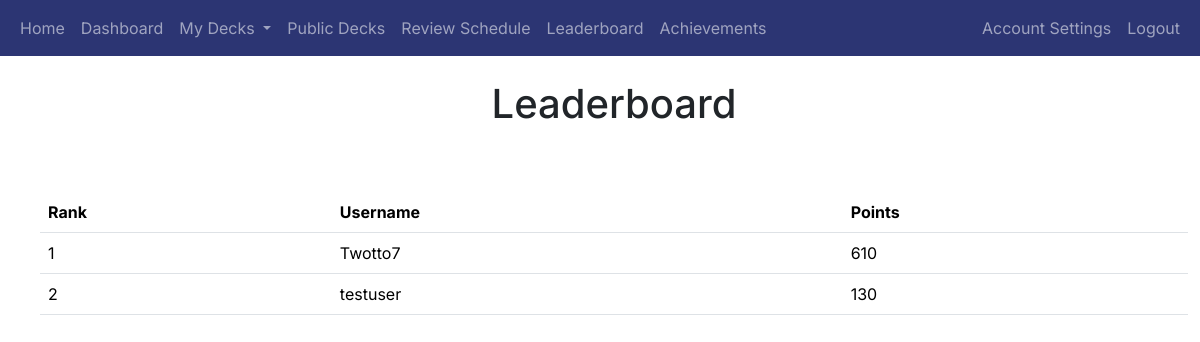
The page /leaderboard (signed in) on the database as committed earlier.
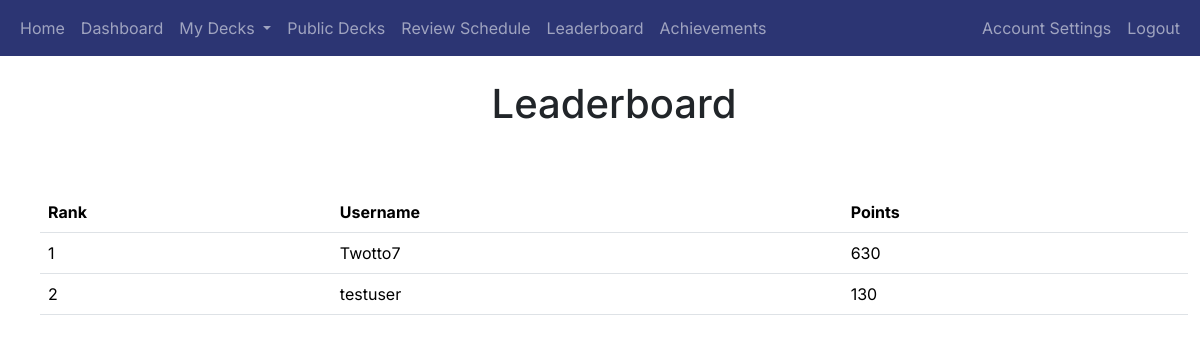
The same page on the database as committed later.
### app/auth/models.py (models this page shows, shortened)
class User(db.Model, UserMixin):
    user_id = db.Column(db.Integer, primary_key=True)
    username = db.Column(db.String(80), unique=True, nullable=False)
    email = db.Column(db.String(120), unique=True, nullable=False)
    password_hash = db.Column(db.String(256), nullable=False)
    points = db.Column(db.Integer, default=0)  # Add points column
    achievements = db.relationship('UserAchievement', back_populates='user', cascade='all, delete-orphan')
    login_events = db.relationship('LoginEvent', backref='user', cascade='all, delete-orphan', lazy=True)
    decks = db.relationship('Deck', backref='user', cascade='all, delete-orphan', lazy=True)

### app/gamification/routes.py (the view)
@gamification_blueprint.route('/leaderboard')
def leaderboard():
    if session.get('opted_out_of_leaderboard'):
        users = User.query.filter(User.user_id != current_user.user_id).order_by(User.points.desc()).all()
    else:
        users = User.query.order_by(User.points.desc()).all()
    return render_template('leaderboard.html', users=users)

### app/__init__.py (called while the page is built)
@login_manager.user_loader
def load_user(user_id):
    return User.query.get(int(user_id))

### app/gamification/templates/leaderboard.html (shortened to what this page needs)
{% extends "base.html" %}
{% block heading %}Leaderboard{% endblock %}
{% block content %}
<div class="container">
    <table class="table mt-4">
        <thead>
            <tr>
                <th>Rank</th>
                <th>Username</th>
                <th>Points</th>
            </tr>
        </thead>
        <tbody>
            {% for user in users %}
                {% if not session.get('opted_out_of_leaderboard') or user.user_id != current_user.user_id %}
                <tr>
                    <td>{{ loop.index }}</td>
                    <td>{{ user.username }}</td>
                    <td>{{ user.points }}</td>
                </tr>
                {% endif %}
            {% endfor %}
        </tbody>
    </table>
</div>
{% endblock %}

Rows that differ between the two databases and show on the page:
changed User "Twotto7": points "610" → "630"
